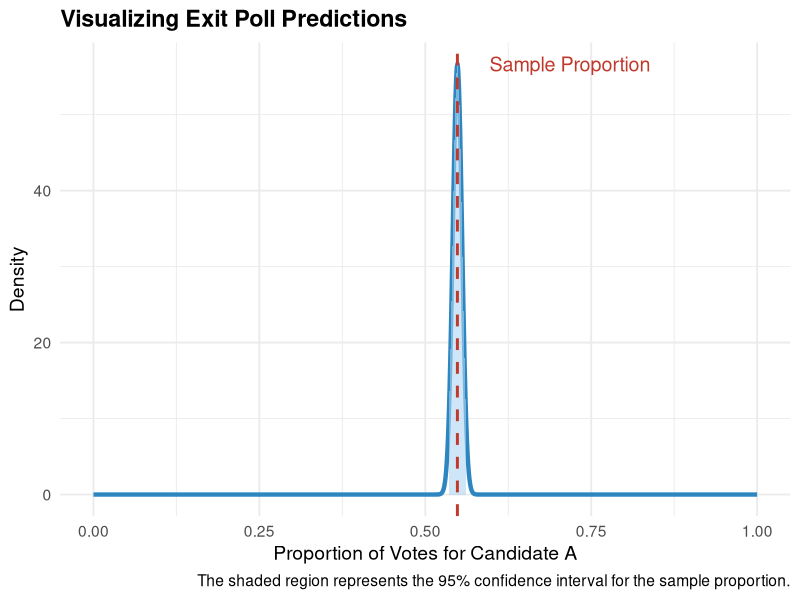

Here is the R script that generated this plot:
# Load necessary libraries
library(ggplot2)
library(dplyr)

# Set seed for reproducibility
set.seed(2025)

# Simulate a fictional election scenario
population_size = 1e6
candidate_support = 0.55  # True proportion of votes for Candidate A

# Simulate the population, normally
population = rbinom(population_size, 1, candidate_support)

# Polling: Randomly sample voters
sample_size = 5000
sample = sample(population, sample_size)

# Calculate sample proportion
sample_proportion = mean(sample)

# Confidence Interval Calculation
z_score = 1.96  # For 95% confidence
margin_of_error = z_score * sqrt((
  sample_proportion * (
    1 - sample_proportion)) / sample_size)

confidence_interval = c(sample_proportion - margin_of_error, sample_proportion + margin_of_error)

# Visualize the Results
df = data.frame(
  x = seq(0, 1, length.out = 1000),
  y = dnorm(seq(0, 1, length.out = 1000), mean = sample_proportion, 
            sd = sqrt((sample_proportion * (1 - sample_proportion)) / sample_size))
)

# Add confidence interval shading
df <- df %>%
  mutate(is_in_ci = x >= confidence_interval[1] & x <= confidence_interval[2])

# Plot
# Sample Proportion: 0.56 | 95% Confidence Interval:[0.55, 0.57]
ggplot(df, aes(x, y)) +
  geom_line(color = "#2E86C1", size = 1.5) +  # Normal curve
  geom_ribbon(data = subset(df, is_in_ci),
              aes(ymin = 0, ymax = y),
              fill = "#AED6F1", alpha = 0.6) +  # Confidence interval shading
  geom_vline(xintercept = sample_proportion, linetype = "dashed", color = "#C0392B", size = 1) +
  annotate("text", x = sample_proportion, y = max(df$y), label = "Sample Proportion", 
           hjust = -0.2, color = "#C0392B", size = 5) +
  labs(
    title = "Visualizing Exit Poll Predictions",
    x = "Proportion of Votes for Candidate A",
    y = "Density",
    caption = "The shaded region represents the 95% confidence interval for the sample proportion."
  ) +
  theme_minimal(base_size = 14) +
  theme(plot.title = element_text(face = "bold"),
        plot.subtitle = element_text(color = "#5D6D7E"))

